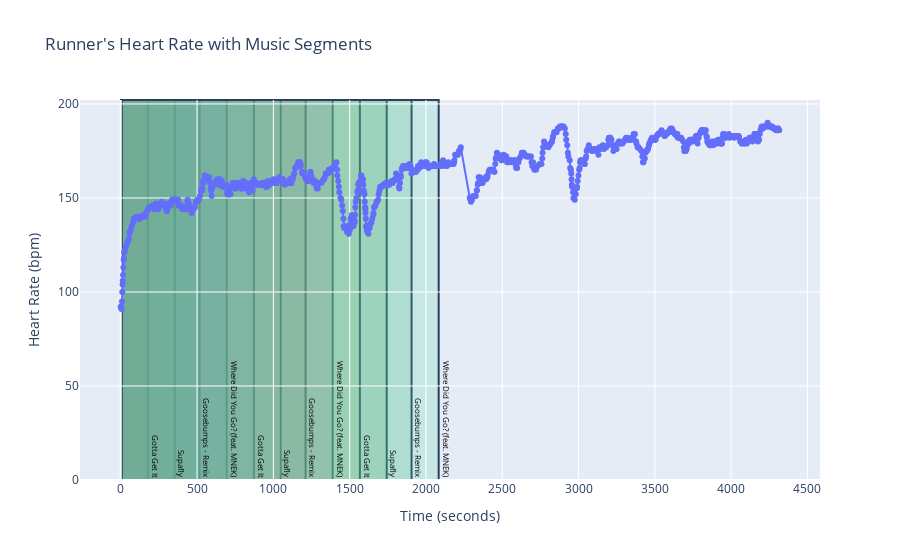

This figure's notebook cell:
### Code cell
import ast
# Ensure df_single_activity and df_song_filtered are not empty
if not df_songs_by_activity.empty and not df_activity_final.empty:
    # Create figure
    fig = go.Figure()

# Heart rate line
    for _, row in df_activity_final.iterrows():
        fig.add_trace(go.Scatter(
            x=ast.literal_eval(row['time_heartrate'][0]),
            y=ast.literal_eval(row['time_heartrate'][1]),
            mode='lines+markers',
            name='Heart Rate'
        ))


    # Shaded song segments with hover text and annotations
    for i, row in df_songs_by_activity.iterrows():
        fillcolor = f"rgba({random.randint(0, 255)}, {random.randint(0, 255)}, {random.randint(0, 255)}, 0.2)"

        fig.add_vrect(
            x0=row['song_length_sec_cum'],
            x1=df_songs_by_activity['song_length_sec_cum'] if i < len(df_songs_by_activity) - 1 else None,
            fillcolor=fillcolor,
            layer="below",
            name=str(df_songs_by_activity['track'])
        )

        # Annotate track title
        fig.add_annotation(
            x=row['song_length_sec_cum'],
            y=0,
            text=row['track'],
            showarrow=False,
            font=dict(size=8, color='rgba(0, 0, 0, 1)'),
            xanchor='left',
            yanchor='bottom',
            textangle=90
        )

    # Customize layout
    fig.update_layout(
        xaxis_title="Time (seconds)",
        yaxis_title="Heart Rate (bpm)",
        title="Runner's Heart Rate with Music Segments",
        hovermode="x"
    )

    # Display interactive plot
    fig.show()

else:
    print("DataFrame df_song_filtered or df_single_activity is empty. Please check your data.")

### Figure 1 — Plotly figure (JSON) as saved in the notebook; plotly's stock layout.template omitted (floating-point values rounded to 4 significant figures; data arrays with more than 128 entries replaced by an {"elided": "..."} marker saying what was removed)
{"data": [{"mode": "lines+markers", "name": "Heart Rate", "type": "scatter", "x": {"elided": "876 int values"}, "y": {"elided": "876 int values"}}], "layout": {"annotations": [{"font": {"color": "rgba(0, 0, 0, 1)", "size": 8}, "showarrow": false, "text": "Gotta Get It", "textangle": 90, "x": 178.1, "xanchor": "left", "y": 0, "yanchor": "bottom"}, {"font": {"color": "rgba(0, 0, 0, 1)", "size": 8}, "showarrow": false, "text": "Supafly", "textangle": 90, "x": 354.0, "xanchor": "left", "y": 0, "yanchor": "bottom"}, {"font": {"color": "rgba(0, 0, 0, 1)", "size": 8}, "showarrow": false, "text": "Goosebumps - Remix", "textangle": 90, "x": 516.8, "xanchor": "left", "y": 0, "yanchor": "bottom"}, {"font": {"color": "rgba(0, 0, 0, 1)", "size": 8}, "showarrow": false, "text": "Where Did You Go? (feat. MNEK)", "textangle": 90, "x": 694.4, "xanchor": "left", "y": 0, "yanchor": "bottom"}, {"font": {"color": "rgba(0, 0, 0, 1)", "size": 8}, "showarrow": false, "text": "Gotta Get It", "textangle": 90, "x": 872.6, "xanchor": "left", "y": 0, "yanchor": "bottom"}, {"font": {"color": "rgba(0, 0, 0, 1)", "size": 8}, "showarrow": false, "text": "Supafly", "textangle": 90, "x": 1048.0, "xanchor": "left", "y": 0, "yanchor": "bottom"}, {"font": {"color": "rgba(0, 0, 0, 1)", "size": 8}, "showarrow": false, "text": "Goosebumps - Remix", "textangle": 90, "x": 1211.0, "xanchor": "left", "y": 0, "yanchor": "bottom"}, {"font": {"color": "rgba(0, 0, 0, 1)", "size": 8}, "showarrow": false, "text": "Where Did You Go? (feat. MNEK)", "textangle": 90, "x": 1389.0, "xanchor": "left", "y": 0, "yanchor": "bottom"}, {"font": {"color": "rgba(0, 0, 0, 1)", "size": 8}, "showarrow": false, "text": "Gotta Get It", "textangle": 90, "x": 1567.0, "xanchor": "left", "y": 0, "yanchor": "bottom"}, {"font": {"color": "rgba(0, 0, 0, 1)", "size": 8}, "showarrow": false, "text": "Supafly", "textangle": 90, "x": 1743.0, "xanchor": "left", "y": 0, "yanchor": "bottom"}, {"font": {"color": "rgba(0, 0, 0, 1)", "size": 8}, "showarrow": false, "text": "Goosebumps - Remix", "textangle": 90, "x": 1906.0, "xanchor": "left", "y": 0, "yanchor": "bottom"}, {"font": {"color": "rgba(0, 0, 0, 1)", "size": 8}, "showarrow": false, "text": "Where Did You Go? (feat. MNEK)", "textangle": 90, "x": 2083.0, "xanchor": "left", "y": 0, "yanchor": "bottom"}], "hovermode": "x", "shapes": [{"fillcolor": "rgba(192, 9, 180, 0.2)", "layer": "below", "name": "129                      Gotta Get It\n130                           Supafly\n131                Goosebumps - Remix\n132    Where Did You Go? (feat. MNEK)\n185                      Gotta Get It\n186                           Supafly\n187                Goosebumps - Remix\n188    Where Did You Go? (feat. MNEK)\n235                      Gotta Get It\n236                           Supafly\n237                Goosebumps - Remix\n238    Where Did You Go? (feat. MNEK)\nName: track, dtype: object", "type": "rect", "x0": 178.1, "xref": "x", "y0": 0, "y1": 1, "yref": "y domain"}, {"fillcolor": "rgba(242, 192, 59, 0.2)", "layer": "below", "name": "129                      Gotta Get It\n130                           Supafly\n131                Goosebumps - Remix\n132    Where Did You Go? (feat. MNEK)\n185                      Gotta Get It\n186                           Supafly\n187                Goosebumps - Remix\n188    Where Did You Go? (feat. MNEK)\n235                      Gotta Get It\n236                           Supafly\n237                Goosebumps - Remix\n238    Where Did You Go? (feat. MNEK)\nName: track, dtype: object", "type": "rect", "x0": 354.0, "xref": "x", "y0": 0, "y1": 1, "yref": "y domain"}, {"fillcolor": "rgba(13, 188, 105, 0.2)", "layer": "below", "name": "129                      Gotta Get It\n130                           Supafly\n131                Goosebumps - Remix\n132    Where Did You Go? (feat. MNEK)\n185                      Gotta Get It\n186                           Supafly\n187                Goosebumps - Remix\n188    Where Did You Go? (feat. MNEK)\n235                      Gotta Get It\n236                           Supafly\n237                Goosebumps - Remix\n238    Where Did You Go? (feat. MNEK)\nName: track, dtype: object", "type": "rect", "x0": 516.8, "xref": "x", "y0": 0, "y1": 1, "yref": "y domain"}, {"fillcolor": "rgba(1, 161, 155, 0.2)", "layer": "below", "name": "129                      Gotta Get It\n130                           Supafly\n131                Goosebumps - Remix\n132    Where Did You Go? (feat. MNEK)\n185                      Gotta Get It\n186                           Supafly\n187                Goosebumps - Remix\n188    Where Did You Go? (feat. MNEK)\n235                      Gotta Get It\n236                           Supafly\n237                Goosebumps - Remix\n238    Where Did You Go? (feat. MNEK)\nName: track, dtype: object", "type": "rect", "x0": 694.4, "xref": "x", "y0": 0, "y1": 1, "yref": "y domain"}, {"fillcolor": "rgba(50, 140, 244, 0.2)", "layer": "below", "name": "129                      Gotta Get It\n130                           Supafly\n131                Goosebumps - Remix\n132    Where Did You Go? (feat. MNEK)\n185                      Gotta Get It\n186                           Supafly\n187                Goosebumps - Remix\n188    Where Did You Go? (feat. MNEK)\n235                      Gotta Get It\n236                           Supafly\n237                Goosebumps - Remix\n238    Where Did You Go? (feat. MNEK)\nName: track, dtype: object", "type": "rect", "x0": 872.6, "xref": "x", "y0": 0, "y1": 1, "yref": "y domain"}, {"fillcolor": "rgba(125, 191, 234, 0.2)", "layer": "below", "name": "129                      Gotta Get It\n130                           Supafly\n131                Goosebumps - Remix\n132    Where Did You Go? (feat. MNEK)\n185                      Gotta Get It\n186                           Supafly\n187                Goosebumps - Remix\n188    Where Did You Go? (feat. MNEK)\n235                      Gotta Get It\n236                           Supafly\n237                Goosebumps - Remix\n238    Where Did You Go? (feat. MNEK)\nName: track, dtype: object", "type": "rect", "x0": 1048.0, "xref": "x", "y0": 0, "y1": 1, "yref": "y domain"}, {"fillcolor": "rgba(125, 139, 80, 0.2)", "layer": "below", "name": "129                      Gotta Get It\n130                           Supafly\n131                Goosebumps - Remix\n132    Where Did You Go? (feat. MNEK)\n185                      Gotta Get It\n186                           Supafly\n187                Goosebumps - Remix\n188    Where Did You Go? (feat. MNEK)\n235                      Gotta Get It\n236                           Supafly\n237                Goosebumps - Remix\n238    Where Did You Go? (feat. MNEK)\nName: track, dtype: object", "type": "rect", "x0": 1211.0, "xref": "x", "y0": 0, "y1": 1, "yref": "y domain"}, {"fillcolor": "rgba(136, 32, 167, 0.2)", "layer": "below", "name": "129                      Gotta Get It\n130                           Supafly\n131                Goosebumps - Remix\n132    Where Did You Go? (feat. MNEK)\n185                      Gotta Get It\n186                           Supafly\n187                Goosebumps - Remix\n188    Where Did You Go? (feat. MNEK)\n235                      Gotta Get It\n236                           Supafly\n237                Goosebumps - Remix\n238    Where Did You Go? (feat. MNEK)\nName: track, dtype: object", "type": "rect", "x0": 1389.0, "xref": "x", "y0": 0, "y1": 1, "yref": "y domain"}, {"fillcolor": "rgba(194, 231, 159, 0.2)", "layer": "below", "name": "129                      Gotta Get It\n130                           Supafly\n131                Goosebumps - Remix\n132    Where Did You Go? (feat. MNEK)\n185                      Gotta Get It\n186                           Supafly\n187                Goosebumps - Remix\n188    Where Did You Go? (feat. MNEK)\n235                      Gotta Get It\n236                           Supafly\n237                Goosebumps - Remix\n238    Where Did You Go? (feat. MNEK)\nName: track, dtype: object", "type": "rect", "x0": 1567.0, "xref": "x", "y0": 0, "y1": 1, "yref": "y domain"}, {"fillcolor": "rgba(93, 145, 109, 0.2)", "layer": "below", "name": "129                      Gotta Get It\n130                           Supafly\n131                Goosebumps - Remix\n132    Where Did You Go? (feat. MNEK)\n185                      Gotta Get It\n186                           Supafly\n187                Goosebumps - Remix\n188    Where Did You Go? (feat. MNEK)\n235                      Gotta Get It\n236                           Supafly\n237                Goosebumps - Remix\n238    Where Did You Go? (feat. MNEK)\nName: track, dtype: object", "type": "rect", "x0": 1743.0, "xref": "x", "y0": 0, "y1": 1, "yref": "y domain"}, {"fillcolor": "rgba(76, 176, 97, 0.2)", "layer": "below", "name": "129                      Gotta Get It\n130                           Supafly\n131                Goosebumps - Remix\n132    Where Did You Go? (feat. MNEK)\n185                      Gotta Get It\n186                           Supafly\n187                Goosebumps - Remix\n188    Where Did You Go? (feat. MNEK)\n235                      Gotta Get It\n236                           Supafly\n237                Goosebumps - Remix\n238    Where Did You Go? (feat. MNEK)\nName: track, dtype: object", "type": "rect", "x0": 1906.0, "xref": "x", "y0": 0, "y1": 1, "yref": "y domain"}, {"fillcolor": "rgba(80, 208, 170, 0.2)", "layer": "below", "name": "129                      Gotta Get It\n130                           Supafly\n131                Goosebumps - Remix\n132    Where Did You Go? (feat. MNEK)\n185                      Gotta Get It\n186                           Supafly\n187                Goosebumps - Remix\n188    Where Did You Go? (feat. MNEK)\n235                      Gotta Get It\n236                           Supafly\n237                Goosebumps - Remix\n238    Where Did You Go? (feat. MNEK)\nName: track, dtype: object", "type": "rect", "x0": 2083.0, "xref": "x", "y0": 0, "y1": 1, "yref": "y domain"}], "title": {"text": "Runner's Heart Rate with Music Segments"}, "xaxis": {"title": {"text": "Time (seconds)"}}, "yaxis": {"title": {"text": "Heart Rate (bpm)"}}}}
